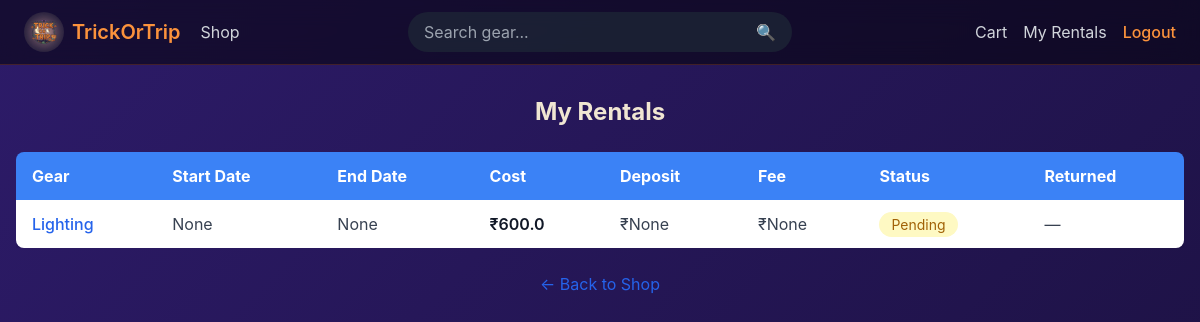
Page /my_rentals (signed in) on the earlier database version.
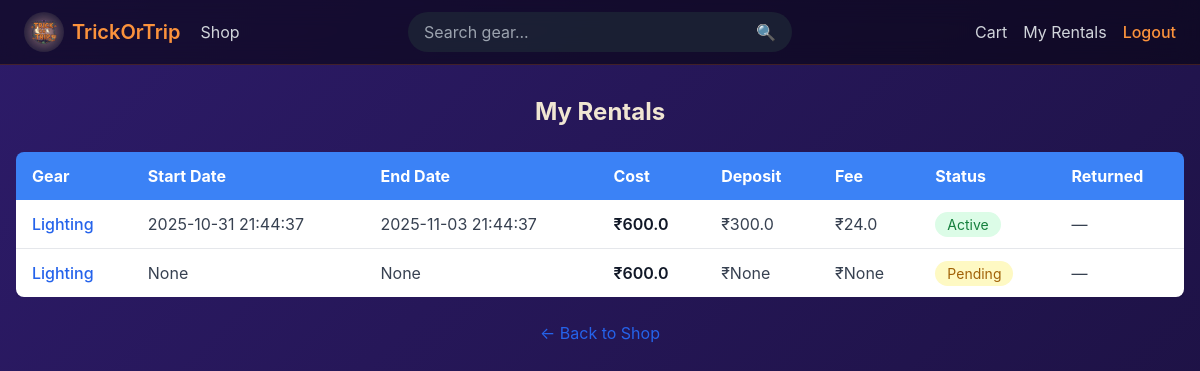
Same page on the later database version.
### tables this page shows
CREATE TABLE rentals (
        rental_id INTEGER PRIMARY KEY AUTOINCREMENT,
        customer_id INTEGER,
        seller_id INTEGER,
        gear_id INTEGER,
        start_date TEXT,
        end_date TEXT,
        total_cost REAL,
        status TEXT DEFAULT 'booked',
        deposit_collected REAL,
        platform_fee REAL,
        returned_on TEXT, gear_name TEXT,
        FOREIGN KEY (customer_id) REFERENCES customer(customer_id),
        FOREIGN KEY (seller_id) REFERENCES seller(seller_id),
        FOREIGN KEY (gear_id) REFERENCES gear_items(gear_id)
    );

### app.py (the view)
@app.route('/my_rentals')
def my_rentals():
    if 'user' not in session or session['user']['role'] != 'customer':
        flash("Unauthorized access.", "error")
        return redirect(url_for('login'))
    user = session['user']
    rentals = db.get_rentals_by_customer(DB_NAME, user['id'])
    return render_template('my_rentals.html', rentals=rentals)

### db.py (called while the page is built)
def get_rentals_by_customer(db_name, customer_id):
    conn = sqlite3.connect(db_name)
    c = conn.cursor()
    c.execute("""
        SELECT gear_name, start_date, end_date, total_cost,
               status, deposit_collected, platform_fee, returned_on
        FROM rentals
        WHERE customer_id=?
        ORDER BY start_date DESC
    """, (customer_id,))
    rows = c.fetchall()
    conn.close()
    return rows

### templates/my_rentals.html
{% extends "base.html" %}
{% block content %}
<h2 class="text-2xl font-bold mb-6 text-center">My Rentals</h2>
{% if rentals %}
  <div class="overflow-x-auto">
    <table class="w-full border-collapse shadow-lg rounded-lg overflow-hidden">
      <thead class="bg-blue-500 text-white">
        <tr>
          <th class="py-3 px-4 text-left">Gear</th>
          <th class="py-3 px-4 text-left">Start Date</th>
          <th class="py-3 px-4 text-left">End Date</th>
          <th class="py-3 px-4 text-left">Cost</th>
          <th class="py-3 px-4 text-left">Deposit</th>
          <th class="py-3 px-4 text-left">Fee</th>
          <th class="py-3 px-4 text-left">Status</th>
          <th class="py-3 px-4 text-left">Returned</th>
        </tr>
      </thead>
      <tbody class="bg-white divide-y">
        {% for r in rentals %}
          <tr class="hover:bg-gray-50 transition">
            <td class="py-3 px-4 font-medium text-blue-600">{{ r[0] }}</td>
            <td class="py-3 px-4 text-gray-700">{{ r[1] }}</td>
            <td class="py-3 px-4 text-gray-700">{{ r[2] }}</td>
            <td class="py-3 px-4 text-gray-900 font-semibold">₹{{ r[3] }}</td>
            <td class="py-3 px-4 text-gray-700">₹{{ r[5] }}</td>
            <td class="py-3 px-4 text-gray-700">₹{{ r[6] }}</td>
            <td class="py-3 px-4">
              {% if r[4] == "active" %}
                <span class="bg-green-100 text-green-700 px-3 py-1 rounded-full text-sm">Active</span>
              {% elif r[4] == "returned" %}
                <span class="bg-gray-100 text-gray-700 px-3 py-1 rounded-full text-sm">Returned</span>
              {% else %}
                <span class="bg-yellow-100 text-yellow-700 px-3 py-1 rounded-full text-sm">Pending</span>
              {% endif %}
            </td>
            <td class="py-3 px-4 text-gray-700">
              {{ r[7] if r[7] else "—" }}
            </td>
          </tr>
        {% endfor %}
      </tbody>
    </table>
  </div>
{% else %}
  <p class="text-center text-gray-500">You haven’t rented anything yet 💤</p>
{% endif %}
<a href="/shop" class="block text-center mt-6 text-blue-600 hover:underline">← Back to Shop</a>
{% endblock %}

### templates/base.html (shortened to what this page needs)
<!DOCTYPE html>
<html lang="en">
<head>
  <script src="https://cdn.tailwindcss.com"></script>
  <link rel="stylesheet" href="{{ url_for('static', filename='css/style.css') }}">
</head>
<body class="min-h-screen">
<nav class="fixed top-0 left-0 right-0 z-50 backdrop-blur-md bg-black/50 border-b border-orange-500/20">
  <div class="flex justify-between items-center px-6 py-3 w-full max-w-7xl mx-auto">
    <div class="flex-1 flex items-center gap-5">
      <a href="/" class="flex items-center gap-2">
        <img src="/static/images/logo.jpg" alt="TrickOrTrip Logo" class="h-10 w-10 rounded-full">
        <span class="text-orange-400 font-semibold text-xl">TrickOrTrip</span>
      </a>
      <a href="/shop" class="text-gray-300 hover:text-orange-400 hidden sm:block">Shop</a>
    </div>
    <form action="/shop" method="GET" class="hidden md:block relative w-1/3 mx-4">
      <input type="text" name="search" placeholder="Search gear..."
        class="w-full bg-gray-800/70 text-gray-200 px-4 py-2 rounded-full focus:outline-none focus:ring-2 focus:ring-orange-500 placeholder-gray-400">
      <button type="submit" class="absolute right-4 top-2 text-orange-400 hover:text-orange-300">🔍</button>
    </form>
    <div class="flex-1 flex justify-end items-center gap-4">
      {% if session.user %}
        {% if session.user.role == 'seller' %}
          <a href="/my_products" class="text-gray-300 hover:text-orange-400">My Products</a>
          <a href="/dashboard" class="text-gray-300 hover:text-orange-400">Dashboard</a>
        {% else %}
          <a href="/cart" class="text-gray-300 hover:text-orange-400">Cart</a>
          <a href="/my_rentals" class="text-gray-300 hover:text-orange-400">My Rentals</a>
        {% endif %}
        <a href="/logout" class="text-orange-400 hover:text-orange-300 font-medium">Logout</a>
      {% else %}
        <a href="/login" class="px-4 py-2 bg-orange-600 text-white rounded-lg hover:bg-orange-700 transition">Sign In</a>
      {% endif %}
    </div>
  </div>
</nav>
  <div class="pt-20"></div>
  <main class="min-h-[calc(100vh-5rem)] py-4 px-4">
    {% block content %}{% endblock %}
  </main>
</body>
</html>

### static/css/style.css (style rules this page uses)
body { background: linear-gradient(135deg, #2d1b69 0%, #1a103d 100%); min-height: 100vh; color: #f0e6d2; margin: 0; padding: 0; font-family: -apple-system, BlinkMacSystemFont, 'Segoe UI', Roboto, 'Helvetica Neue', Arial, sans-serif; scrollbar-width: thin; scrollbar-color: #ff9a3c #2d1b69; }
* { scrollbar-width: thin; scrollbar-color: #ff9a3c #2d1b69; }

Differences in the rows shown:
added rentals: gear_name "Lighting", start_date "2025-10-31 21:44:37", end_date "2025-11-03 21:44:37", total_cost "600.0", deposit_collected "300.0", platform_fee "24.0", status "Active", r "—"
